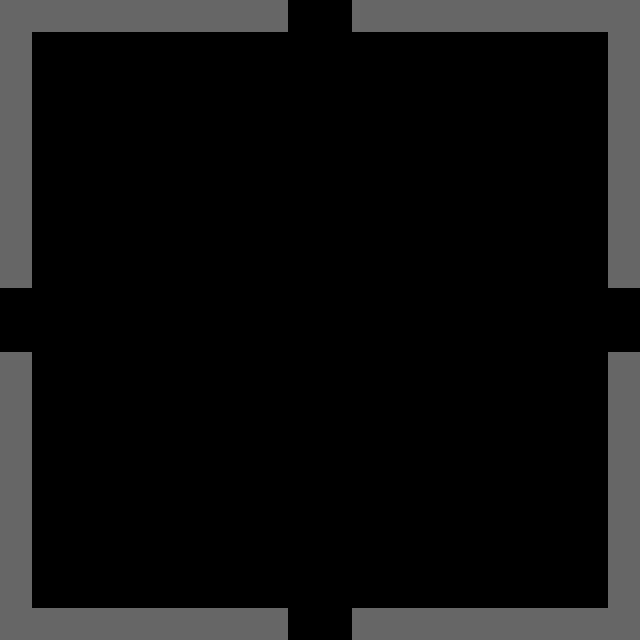

The image is a tile-based game level rendered from a .tmx file. Its description and complete source (layers, tilesets, objects, tile grids) follow:
An orthogonal 20x20 tile map with 32x32 px tiles, 2 tile layers (Background, Walls) and 9 objects (Field North).

<map version="1.0" orientation="orthogonal" renderorder="right-down" width="20" height="20" tilewidth="32" tileheight="32" nextobjectid="45">
 <properties>
  <property name="Name" value="Field" />
 </properties>
 <tileset firstgid="1" name="Tiles" tilewidth="32" tileheight="32" tilecount="16" columns="4">
  <image source="Tiles/Tiles.png" trans="ff00ff" width="128" height="128" />
 </tileset>
 <layer name="Background" width="20" height="20">
  <data encoding="csv">
1,1,1,1,1,1,1,1,1,1,1,1,1,1,1,1,1,1,1,1,
1,1,1,1,1,1,1,1,1,1,1,1,1,1,1,1,1,1,1,1,
1,1,1,1,1,1,1,1,1,1,1,1,1,1,1,1,1,1,1,1,
1,1,1,1,1,1,1,1,1,1,1,1,1,1,1,1,1,1,1,1,
1,1,1,1,1,1,1,1,1,1,1,1,1,1,1,1,1,1,1,1,
1,1,1,1,1,1,1,1,1,1,1,1,1,1,1,1,1,1,1,1,
1,1,1,1,1,1,1,1,1,1,1,1,1,1,1,1,1,1,1,1,
1,1,1,1,1,1,1,1,1,1,1,1,1,1,1,1,1,1,1,1,
1,1,1,1,1,1,1,1,1,1,1,1,1,1,1,1,1,1,1,1,
1,1,1,1,1,1,1,1,1,1,1,1,1,1,1,1,1,1,1,1,
1,1,1,1,1,1,1,1,1,1,1,1,1,1,1,1,1,1,1,1,
1,1,1,1,1,1,1,1,1,1,1,1,1,1,1,1,1,1,1,1,
1,1,1,1,1,1,1,1,1,1,1,1,1,1,1,1,1,1,1,1,
1,1,1,1,1,1,1,1,1,1,1,1,1,1,1,1,1,1,1,1,
1,1,1,1,1,1,1,1,1,1,1,1,1,1,1,1,1,1,1,1,
1,1,1,1,1,1,1,1,1,1,1,1,1,1,1,1,1,1,1,1,
1,1,1,1,1,1,1,1,1,1,1,1,1,1,1,1,1,1,1,1,
1,1,1,1,1,1,1,1,1,1,1,1,1,1,1,1,1,1,1,1,
1,1,1,1,1,1,1,1,1,1,1,1,1,1,1,1,1,1,1,1,
1,1,1,1,1,1,1,1,1,1,1,1,1,1,1,1,1,1,1,1
</data>
 </layer>
 <layer name="Walls" width="20" height="20">
  <properties>
   <property name="Layer" type="int" value="1" />
  </properties>
  <data encoding="csv">
2,2,2,2,2,2,2,2,2,0,0,2,2,2,2,2,2,2,2,2,
2,0,0,0,0,0,0,0,0,0,0,0,0,0,0,0,0,0,0,2,
2,0,0,0,0,0,0,0,0,0,0,0,0,0,0,0,0,0,0,2,
2,0,0,0,0,0,0,0,0,0,0,0,0,0,0,0,0,0,0,2,
2,0,0,0,0,0,0,0,0,0,0,0,0,0,0,0,0,0,0,2,
2,0,0,0,0,0,0,0,0,0,0,0,0,0,0,0,0,0,0,2,
2,0,0,0,0,0,0,0,0,0,0,0,0,0,0,0,0,0,0,2,
2,0,0,0,0,0,0,0,0,0,0,0,0,0,0,0,0,0,0,2,
2,0,0,0,0,0,0,0,0,0,0,0,0,0,0,0,0,0,0,2,
0,0,0,0,0,0,0,0,0,0,0,0,0,0,0,0,0,0,0,0,
0,0,0,0,0,0,0,0,0,0,0,0,0,0,0,0,0,0,0,0,
2,0,0,0,0,0,0,0,0,0,0,0,0,0,0,0,0,0,0,2,
2,0,0,0,0,0,0,0,0,0,0,0,0,0,0,0,0,0,0,2,
2,0,0,0,0,0,0,0,0,0,0,0,0,0,0,0,0,0,0,2,
2,0,0,0,0,0,0,0,0,0,0,0,0,0,0,0,0,0,0,2,
2,0,0,0,0,0,0,0,0,0,0,0,0,0,0,0,0,0,0,2,
2,0,0,0,0,0,0,0,0,0,0,0,0,0,0,0,0,0,0,2,
2,0,0,0,0,0,0,0,0,0,0,0,0,0,0,0,0,0,0,2,
2,0,0,0,0,0,0,0,0,0,0,0,0,0,0,0,0,0,0,2,
2,2,2,2,2,2,2,2,2,0,0,2,2,2,2,2,2,2,2,2
</data>
 </layer>
 <objectgroup name="Passages">
  <object id="24" name="Field North" x="288" y="0" width="64" height="16">
   <properties>
    <property name="Exit Direction" value="Down" />
    <property name="Passage To" value="Cabin South" />
   </properties>
  </object>
 </objectgroup>
 <objectgroup name="Collisions">
  <object id="14" x="0" y="0" width="32" height="288" />
  <object id="15" x="0" y="352" width="32" height="288" />
  <object id="16" x="608" y="0" width="32" height="288" />
  <object id="18" x="608" y="352" width="32" height="288" />
  <object id="20" x="352" y="608" width="256" height="32" />
  <object id="21" x="32" y="608" width="256" height="32" />
  <object id="22" x="32" y="0" width="256" height="32" />
  <object id="23" x="352" y="0" width="256" height="32" />
 </objectgroup>
 <objectgroup name="NPCs" />
</map>
